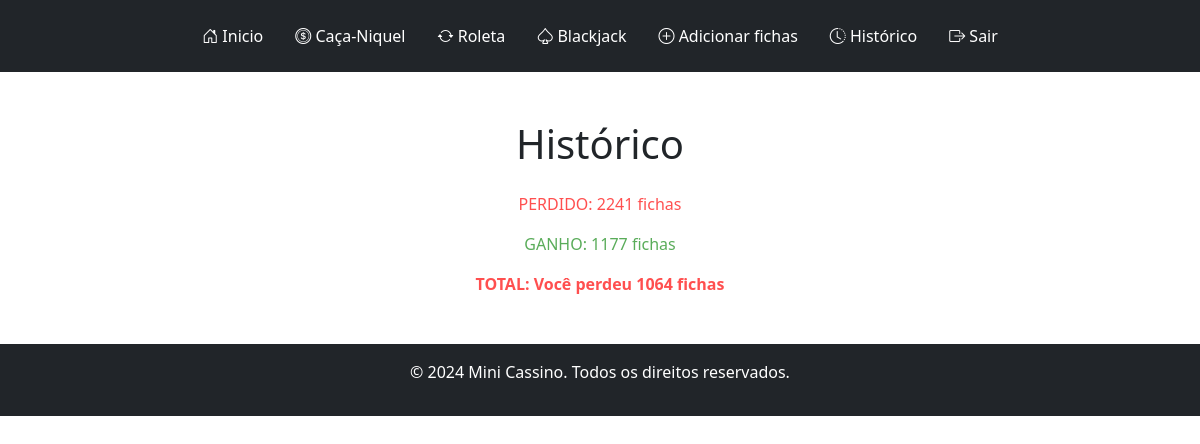
The app's page /historico (signed in), older data.
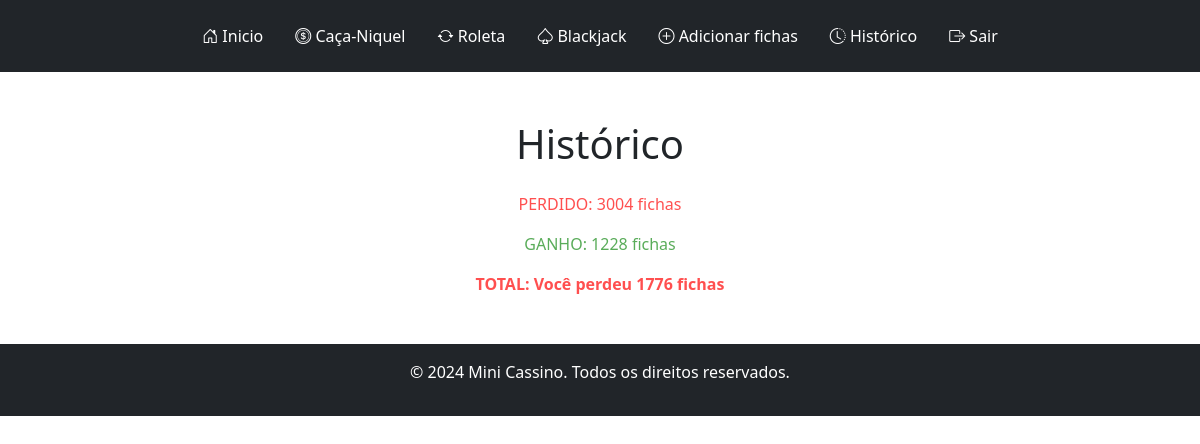
The same page, newer data.
### tables this page shows
CREATE TABLE users (
    id INTEGER PRIMARY KEY AUTOINCREMENT,
    username TEXT NOT NULL,
    password TEXT NOT NULL
, saldo INTEGER DEFAULT 100, ganhos INTEGER, perdas INTEGER);

### app.py (the view)
@app.route("/historico")
@login_required
def historico():
    user_id = session.get('user_id')
    perdas = db.execute("SELECT perdas FROM users WHERE id = ?", user_id)[0]['perdas']
    ganhos = db.execute("SELECT ganhos FROM users WHERE id = ?", user_id)[0]['ganhos']
    if ganhos > perdas:
        total = ganhos - perdas
        message_class = "ganhou"
        mensagem = "Você ganhou"
    elif perdas > ganhos:
        total = perdas - ganhos
        message_class = "perdeu"
        mensagem = "Você perdeu"
    else:
        total = 0
        message_class = "empatou"
        mensagem = "Você ganhou"
    return render_template("historico.html", perdas=perdas, ganhos=ganhos, total=total, message_class=message_class, mensagem=mensagem)

### help.py (called while the page is built)
def login_required(f):
    @wraps(f)
    def decorated_function(*args, **kwargs):
        if 'user_id' not in session:
            return redirect(url_for('login'))
        return f(*args, **kwargs)
    return decorated_function

### templates/historico.html (shortened to what this page needs)
{% extends "layout.html" %}
{% block main %}
<div class="container text-center">
    <h1 class="my-4">Histórico</h1>
    <p class="perdeu">PERDIDO: {{ perdas }} fichas </p>
    <p class="ganhou">GANHO: {{ ganhos }} fichas</p>
    <p class="{{ message_class }}"><strong>TOTAL: {{ mensagem }} {{ total }} fichas</strong></p>
</div>
{% endblock %}

### templates/layout.html (shortened to what this page needs)
<!DOCTYPE html>
<html lang="pt-br">
<head>
    <link href="https://cdn.jsdelivr.net/npm/bootstrap@5.3.3/dist/css/bootstrap.min.css" rel="stylesheet">
    <link href="https://cdn.jsdelivr.net/npm/bootstrap-icons@1.11.3/font/bootstrap-icons.min.css" rel="stylesheet">
    <link rel="stylesheet" href="/static/style.css">
</head>
<body>
    <header class="bg-dark text-white py-3">
        <div class="container">
            <nav class="nav justify-content-center">
                {% if 'user_id' in session %}
                    <a class="nav-link text-white" href="{{ url_for('homepage') }}"><i class="bi bi-house-door"></i> Inicio</a>
                    <a class="nav-link text-white" href="{{ url_for('niquel') }}"><i class="bi bi-coin"></i> Caça-Niquel</a>
                    <a class="nav-link text-white" href="{{ url_for('roleta') }}"><i class="bi bi-arrow-repeat"></i> Roleta</a>
                    <a class="nav-link text-white" href="{{ url_for('blackjack') }}"><i class="bi bi-suit-spade"></i> Blackjack</a>
                    <a class="nav-link text-white" href="{{ url_for('add') }}"><i class="bi bi-plus-circle"></i> Adicionar fichas</a>
                    <a class="nav-link text-white" href="{{ url_for('historico') }}"><i class="bi bi-clock-history"></i> Histórico</a>
                    <a class="nav-link text-white" href="{{ url_for('logout') }}"><i class="bi bi-box-arrow-right"></i> Sair</a>
                {% endif %}
            </nav>
        </div>
    </header>
    <main class="container my-5">
        {% block main %}{% endblock %}
    </main>
    <footer class="bg-dark text-white text-center py-3">
        <p>&copy; 2024 Mini Cassino. Todos os direitos reservados.</p>
    </footer>
</body>
</html>

### static/style.css (style rules this page uses)
.perdeu { color: rgba(255, 0, 0, 0.692); }
.ganhou { color: rgba(0, 128, 0, 0.651); }

Row changes from the older to the newer data that the page shows:
changed users: perdas "2241" → "3004"; ganhos "1177" → "1228"
Text that changed along with them:
{{ total }}: "1064" → "1776"
